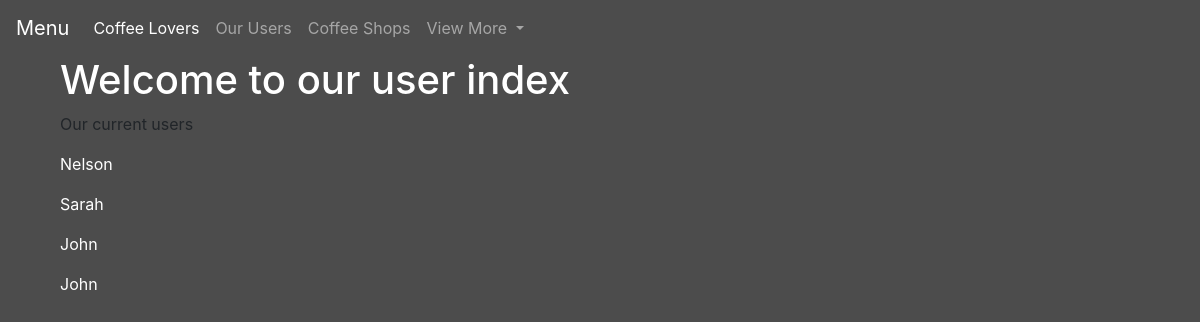
The page /index on the database as committed earlier.
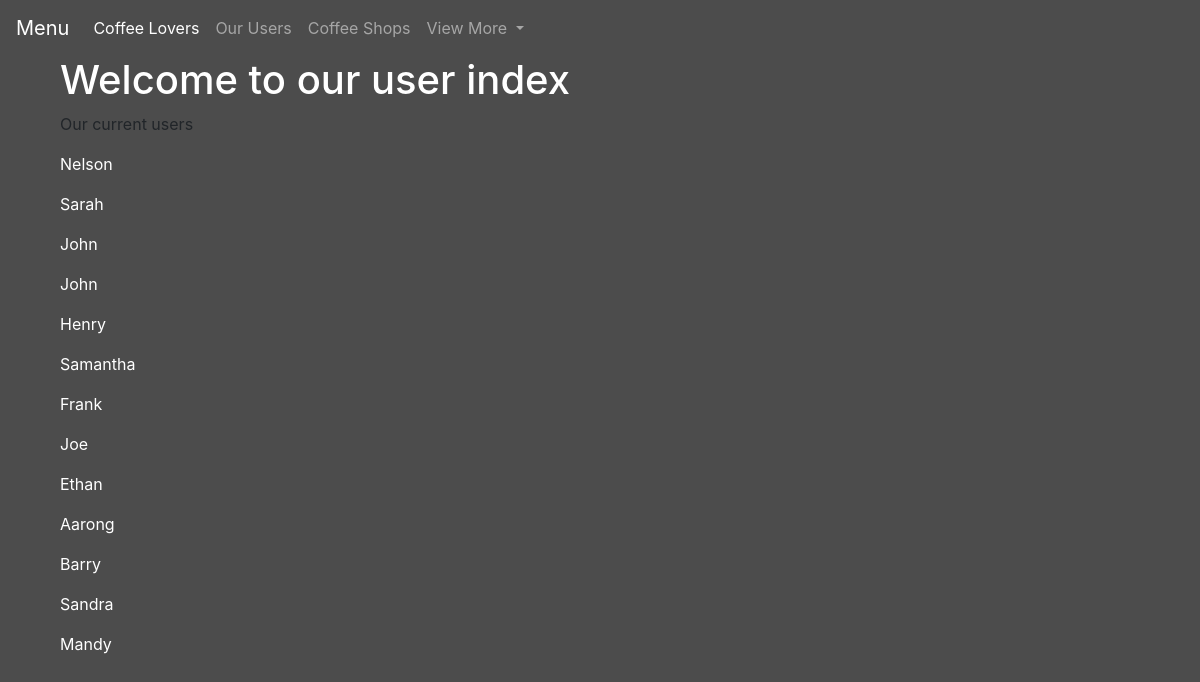
The same page on the database as committed later.
### website/models.py (models this page shows, shortened)
class User(db.Model, UserMixin):
    __tablename__ = 'users'
    __table_args__ = {'extend_existing': True}
    id = db.Column(db.Integer, primary_key=True)
    email = db.Column(db.String(80), unique=True)
    password = db.Column(db.String(120))
    name = db.Column(db.String(80))
    locations = db.relationship('Shops', secondary=locationsTable, lazy='subquery',
                                backref=db.backref('users', lazy=True))

### website/views.py (the view)
@views.route('/index')
def index():
    count = len(User.query.all())
    people = User.query.all()
    return render_template("index.html", users=count, lstOfUsers=people, user=current_user)

### website/templates/index.html (shortened to what this page needs)
{% extends "base.html" %}
{% block content%}
<div class="container-fluid">
    <h1 style="color:white; font-size=300%;">Welcome to our user index </h1>
</div>
<div class="container" align="left" >
    <p > Our current users </p>
    {% for user in lstOfUsers %}
    <p style="color:white"> {{ user.name }}</p>
    {% endfor %}
</div>
{% endblock%}

### website/templates/base.html (shortened to what this page needs)
<!DOCTYPE html>
<html lang="en">
<head>
    <link rel="stylesheet" href="https://stackpath.bootstrapcdn.com/bootstrap/4.3.1/css/bootstrap.min.css"
>
</head>
<body style="background-color:#4C4C4C;">
<nav class="navbar navbar-expand-lg navbar-dark" style="background-color:transparent">
    <a class="navbar-brand" href="#">Menu</a>
    <div class="collapse navbar-collapse" id="navbarSupportedContent">
        <ul class="navbar-nav mr-auto">
            <li class="nav-item active">
                <a class="nav-link" id="main" href="/">Coffee Lovers </a>
            </li>
            <li class="nav-item">
                <a class="nav-link" id="index" href="/index">Our Users</a>
            </li>
            <li class="nav-item">
                <a class="nav-link" id="shops" href="/shops">Coffee Shops</a>
            </li>
            <li class="nav-item dropdown">
                <a class="nav-link dropdown-toggle" href="#" id="navbarDropdown" role="button" data-toggle="dropdown" aria-expanded="false">
                    View More
                </a>
            </li>
        </ul>
    </div>
</nav>
    <div class="container">
        {% block content %}
        {% endblock %}
    </div>
</body>
</html>

Rows that differ between the two databases and show on the page:
added User: name "Henry"
added User: name "Samantha"
added User: name "Frank"
added User: name "Joe"
added User: name "Ethan"
added User: name "Aarong"
added User: name "Barry"
added User: name "Sandra"
added User: name "Mandy"
